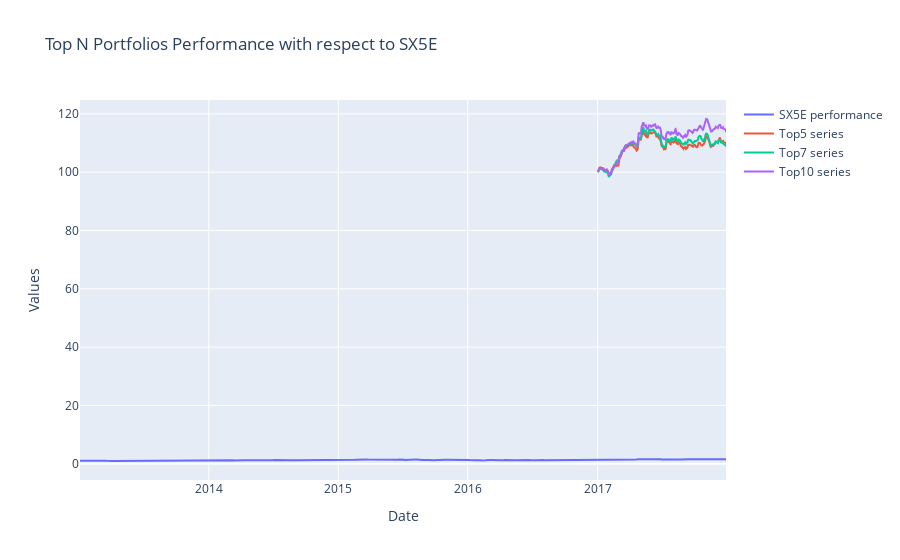

Here is the notebook cell this chart was saved with:
### Code cell
plot_portfolios(portfolio_series_LSTM, index_ret=index_returns)

### Figure 1 — Plotly figure (JSON) as saved in the notebook; plotly's stock layout.template omitted (floating-point values rounded to 4 significant figures; data arrays with more than 128 entries replaced by an {"elided": "..."} marker saying what was removed)
{"data": [{"mode": "lines", "name": "SX5E performance", "type": "scatter", "x": {"elided": "1271 str values"}, "y": {"elided": "1271 float values"}}, {"mode": "lines", "name": "Top5 series", "type": "scatter", "x": {"elided": "254 str values"}, "y": {"elided": "254 float values"}}, {"mode": "lines", "name": "Top7 series", "type": "scatter", "x": {"elided": "254 str values"}, "y": {"elided": "254 float values"}}, {"mode": "lines", "name": "Top10 series", "type": "scatter", "x": {"elided": "254 str values"}, "y": {"elided": "254 float values"}}], "layout": {"title": {"text": "Top N Portfolios Performance with respect to SX5E"}, "xaxis": {"title": {"text": "Date"}}, "yaxis": {"title": {"text": "Values"}}}}
